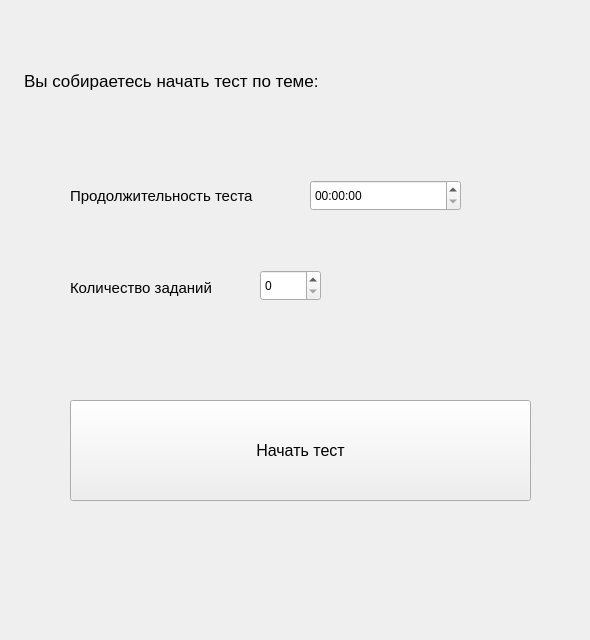
<?xml version="1.0" encoding="UTF-8"?>
<ui version="4.0">
 <class>Form</class>
 <widget class="QWidget" name="Form">
  <property name="geometry">
   <rect>
    <x>0</x>
    <y>0</y>
    <width>590</width>
    <height>640</height>
   </rect>
  </property>
  <property name="windowTitle">
   <string>Начать тест</string>
  </property>
  <widget class="QLabel" name="label">
   <property name="geometry">
    <rect>
     <x>24</x>
     <y>50</y>
     <width>471</width>
     <height>61</height>
    </rect>
   </property>
   <property name="font">
    <font>
     <pointsize>13</pointsize>
    </font>
   </property>
   <property name="text">
    <string>Вы собираетесь начать тест по теме:</string>
   </property>
  </widget>
  <widget class="QLabel" name="topicLabel">
   <property name="geometry">
    <rect>
     <x>374</x>
     <y>60</y>
     <width>191</width>
     <height>41</height>
    </rect>
   </property>
   <property name="font">
    <font>
     <pointsize>11</pointsize>
    </font>
   </property>
   <property name="text">
    <string/>
   </property>
  </widget>
  <widget class="QTimeEdit" name="timer">
   <property name="geometry">
    <rect>
     <x>310</x>
     <y>180</y>
     <width>151</width>
     <height>31</height>
    </rect>
   </property>
  </widget>
  <widget class="QLabel" name="timerLabel">
   <property name="geometry">
    <rect>
     <x>70</x>
     <y>170</y>
     <width>231</width>
     <height>51</height>
    </rect>
   </property>
   <property name="font">
    <font>
     <pointsize>11</pointsize>
    </font>
   </property>
   <property name="text">
    <string>Продолжительность теста</string>
   </property>
  </widget>
  <widget class="QSpinBox" name="tasks">
   <property name="geometry">
    <rect>
     <x>260</x>
     <y>270</y>
     <width>61</width>
     <height>31</height>
    </rect>
   </property>
  </widget>
  <widget class="QLabel" name="tasksLabel">
   <property name="geometry">
    <rect>
     <x>70</x>
     <y>280</y>
     <width>191</width>
     <height>16</height>
    </rect>
   </property>
   <property name="font">
    <font>
     <pointsize>11</pointsize>
    </font>
   </property>
   <property name="text">
    <string>Количество заданий</string>
   </property>
  </widget>
  <widget class="QPushButton" name="startButton">
   <property name="geometry">
    <rect>
     <x>70</x>
     <y>400</y>
     <width>461</width>
     <height>101</height>
    </rect>
   </property>
   <property name="font">
    <font>
     <pointsize>12</pointsize>
    </font>
   </property>
   <property name="text">
    <string>Начать тест</string>
   </property>
  </widget>
 </widget>
 <resources/>
 <connections/>
</ui>
